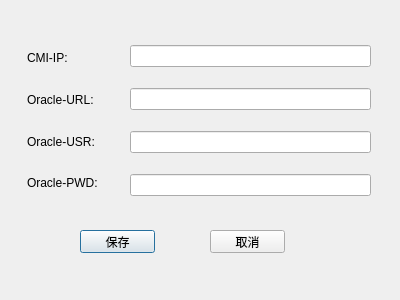
<?xml version="1.0" encoding="UTF-8"?>
<ui version="4.0">
 <class>Dialog</class>
 <widget class="QDialog" name="Dialog">
  <property name="geometry">
   <rect>
    <x>0</x>
    <y>0</y>
    <width>400</width>
    <height>300</height>
   </rect>
  </property>
  <property name="windowTitle">
   <string>Dialog</string>
  </property>
  <widget class="QWidget" name="layoutWidget">
   <property name="geometry">
    <rect>
     <x>27</x>
     <y>40</y>
     <width>81</width>
     <height>161</height>
    </rect>
   </property>
   <layout class="QVBoxLayout" name="verticalLayout">
    <item>
     <widget class="QLabel" name="label">
      <property name="text">
       <string>CMI-IP:</string>
      </property>
     </widget>
    </item>
    <item>
     <widget class="QLabel" name="label_2">
      <property name="text">
       <string>Oracle-URL:</string>
      </property>
     </widget>
    </item>
    <item>
     <widget class="QLabel" name="label_3">
      <property name="text">
       <string>Oracle-USR:</string>
      </property>
     </widget>
    </item>
    <item>
     <widget class="QLabel" name="label_4">
      <property name="text">
       <string>Oracle-PWD:</string>
      </property>
     </widget>
    </item>
   </layout>
  </widget>
  <widget class="QPushButton" name="pushButton">
   <property name="geometry">
    <rect>
     <x>80</x>
     <y>230</y>
     <width>75</width>
     <height>23</height>
    </rect>
   </property>
   <property name="text">
    <string>保存</string>
   </property>
  </widget>
  <widget class="QPushButton" name="pushButton_2">
   <property name="geometry">
    <rect>
     <x>210</x>
     <y>230</y>
     <width>75</width>
     <height>23</height>
    </rect>
   </property>
   <property name="text">
    <string>取消</string>
   </property>
  </widget>
  <widget class="QWidget" name="layoutWidget">
   <property name="geometry">
    <rect>
     <x>130</x>
     <y>30</y>
     <width>241</width>
     <height>181</height>
    </rect>
   </property>
   <layout class="QVBoxLayout" name="verticalLayout_2">
    <item>
     <widget class="QLineEdit" name="lineEdit"/>
    </item>
    <item>
     <widget class="QLineEdit" name="lineEdit_2"/>
    </item>
    <item>
     <widget class="QLineEdit" name="lineEdit_3"/>
    </item>
    <item>
     <widget class="QLineEdit" name="lineEdit_4"/>
    </item>
   </layout>
  </widget>
 </widget>
 <resources/>
 <connections>
  <connection>
   <sender>pushButton_2</sender>
   <signal>clicked()</signal>
   <receiver>Dialog</receiver>
   <slot>reject()</slot>
   <hints>
    <hint type="sourcelabel">
     <x>231</x>
     <y>240</y>
    </hint>
    <hint type="destinationlabel">
     <x>333</x>
     <y>284</y>
    </hint>
   </hints>
  </connection>
  <connection>
   <sender>pushButton</sender>
   <signal>clicked()</signal>
   <receiver>Dialog</receiver>
   <slot>accept()</slot>
   <hints>
    <hint type="sourcelabel">
     <x>112</x>
     <y>245</y>
    </hint>
    <hint type="destinationlabel">
     <x>65</x>
     <y>262</y>
    </hint>
   </hints>
  </connection>
 </connections>
</ui>
